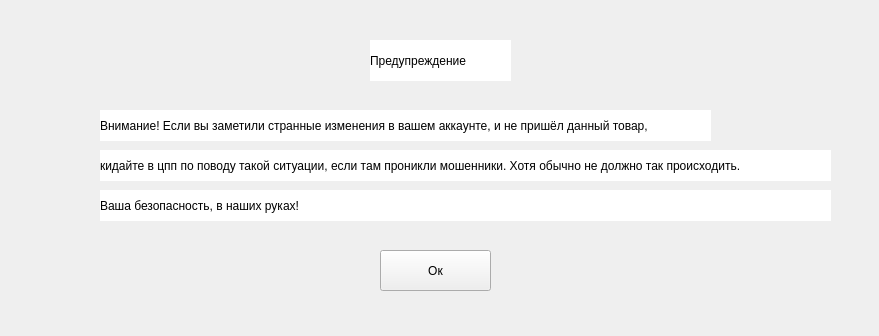
<?xml version="1.0" encoding="UTF-8"?>
<ui version="4.0">
 <class>Form</class>
 <widget class="QWidget" name="Form">
  <property name="geometry">
   <rect>
    <x>0</x>
    <y>0</y>
    <width>879</width>
    <height>336</height>
   </rect>
  </property>
  <property name="windowTitle">
   <string>Form</string>
  </property>
  <widget class="QLabel" name="label">
   <property name="geometry">
    <rect>
     <x>370</x>
     <y>40</y>
     <width>141</width>
     <height>41</height>
    </rect>
   </property>
   <property name="styleSheet">
    <string notr="true">background-color: rgb(255, 255, 255);
font: 18pt &quot;Bahnschrift Condensed&quot;;</string>
   </property>
   <property name="text">
    <string>Предупреждение</string>
   </property>
  </widget>
  <widget class="QLabel" name="label_2">
   <property name="geometry">
    <rect>
     <x>100</x>
     <y>110</y>
     <width>611</width>
     <height>31</height>
    </rect>
   </property>
   <property name="styleSheet">
    <string notr="true">background-color: rgb(255, 255, 255);
font: 14pt &quot;Bahnschrift Condensed&quot;;</string>
   </property>
   <property name="text">
    <string>Внимание! Если вы заметили странные изменения в вашем аккаунте, и не пришёл данный товар,</string>
   </property>
  </widget>
  <widget class="QLabel" name="label_3">
   <property name="geometry">
    <rect>
     <x>100</x>
     <y>150</y>
     <width>731</width>
     <height>31</height>
    </rect>
   </property>
   <property name="styleSheet">
    <string notr="true">background-color: rgb(255, 255, 255);
font: 14pt &quot;Bahnschrift Condensed&quot;;</string>
   </property>
   <property name="text">
    <string>кидайте в цпп по поводу такой ситуации, если там проникли мошенники. Хотя обычно не должно так происходить.</string>
   </property>
  </widget>
  <widget class="QLabel" name="label_4">
   <property name="geometry">
    <rect>
     <x>100</x>
     <y>190</y>
     <width>731</width>
     <height>31</height>
    </rect>
   </property>
   <property name="styleSheet">
    <string notr="true">background-color: rgb(255, 255, 255);
font: 14pt &quot;Bahnschrift Condensed&quot;;</string>
   </property>
   <property name="text">
    <string>Ваша безопасность, в наших руках!</string>
   </property>
  </widget>
  <widget class="QPushButton" name="button_next">
   <property name="geometry">
    <rect>
     <x>380</x>
     <y>250</y>
     <width>111</width>
     <height>41</height>
    </rect>
   </property>
   <property name="styleSheet">
    <string notr="true">font: 16pt &quot;Bahnschrift Condensed&quot;;</string>
   </property>
   <property name="text">
    <string>Ок</string>
   </property>
  </widget>
 </widget>
 <resources/>
 <connections/>
</ui>
